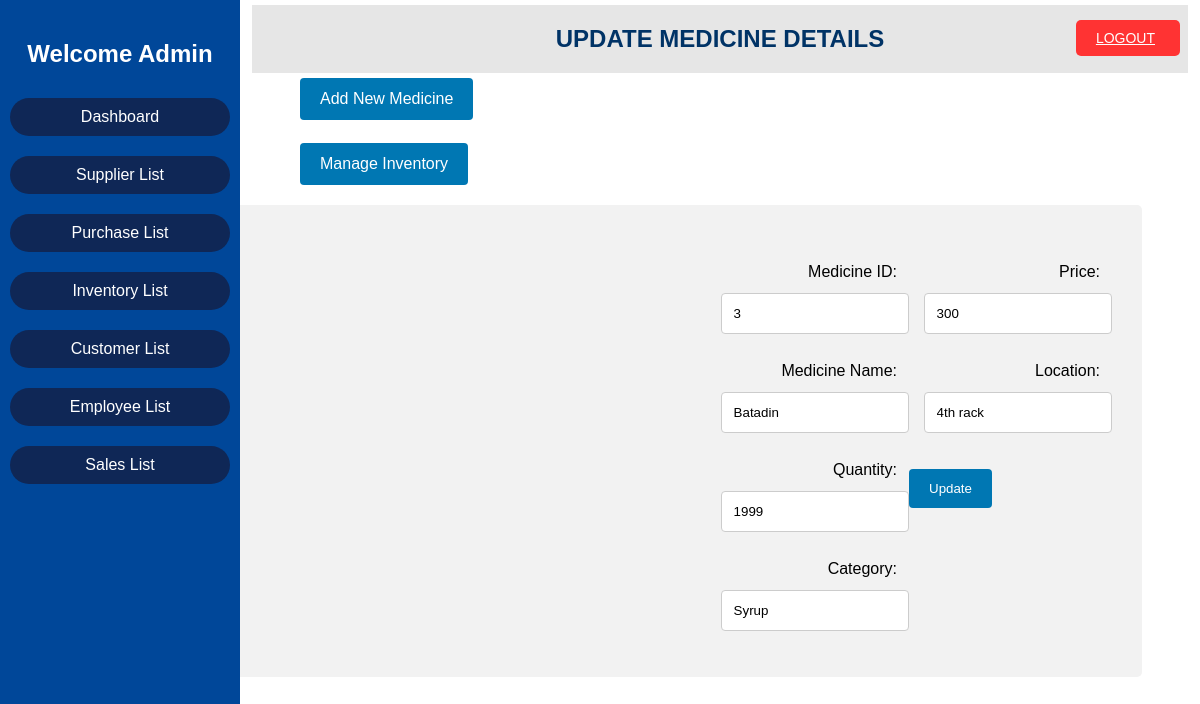
Page /inventory-update.php?id=3 on the committed database.
### tables this page shows
CREATE TABLE `meds` (
  `MED_ID` int(6) NOT NULL,
  `MED_NAME` varchar(50) NOT NULL,
  `MED_QTY` int(11) NOT NULL,
  `CATEGORY` varchar(50) NOT NULL,
  `MED_PRICE` int(10) NOT NULL,
  `LOCATION_RACK` varchar(50) NOT NULL
);

### inventory-update.php (the view, shortened to what this page needs)
<?php
	include "config.php";
	if(isset($_GET['id']))
	{
		$id=$_GET['id'];
		$qry1="SELECT * FROM meds WHERE med_id='$id'";
		$result = $conn->query($qry1);
		$row = $result -> fetch_row();
	}
?>
<!DOCTYPE html>
<html>
<head>
    <link rel="stylesheet" type="text/css" href="adminpanel.css">
    <link rel="stylesheet" type="text/css" href="table1.css">
	<link rel="stylesheet" type="text/css" href="form4.css">
</head>
<body>
<header>
    <a href="logout.php" class="logout-button">
       <span class="logout-icon">LOGOUT</span>
    </a>
    </header>
    <div class="sidebar">
        <h2>Welcome Admin</h2>
        <ul>
            <li><a href="adminpanel.php">Dashboard</a></li>
            <li><a href="supplier-view.php">Supplier List</a></li>
            <li><a href="purchase-view.php">Purchase List</a></li>
            <li><a href="inventory-view.php">Inventory List</a></li>
            <li><a href="customer-view.php">Customer List</a></li>
            <li><a href="employee-view.php">Employee List</a></li>
            <li><a href="sales-view.php">Sales List</a></li>
        </ul>
    </div>
    <center>
	<div class="head">
	<h2> UPDATE MEDICINE DETAILS</h2>
	</div>
	</center>
    <div class="inventory-add">
        <a href="inventory-add.php"><button>Add New Medicine</button></a><Br><br>
	    <a href="inventory-view.php"><button>Manage Inventory</button></a>
    </div>
	<div class="one">
		<div class="row">
			<form action="<?=$_SERVER['PHP_SELF']?>" method="post">
				<div class="column">
				<p>
					<label for="medid">Medicine ID:</label><br>
					<input type="number" name="medid" value="<?php echo $row[0]; ?>" readonly>
				</p>
				<p>
					<label for="medname">Medicine Name:</label><br>
					<input type="text" name="medname" value="<?php echo $row[1]; ?>">
				</p>
				<p>
					<label for="qty">Quantity:</label><br>
					<input type="number" name="qty" value="<?php echo $row[2]; ?>">
				</p>
				<p>
					<label for="cat">Category:</label><br>
					<input type="text" name="cat" value="<?php echo $row[3]; ?>">
				</p>
				</div>
				<div class="column">
				<p>
					<label for="sp">Price: </label><br>
					<input type="number" step="0.01" name="sp" value="<?php echo $row[4]; ?>">
				</p>
				<p>
					<label for="loc">Location:</label><br>
					<input type="text" name="loc" value="<?php echo $row[5]; ?>">
				</p>
				</div>
				<input type="submit" name="update" value="Update">
				</form>
		</div>
	</div>
</body>
</html>

### adminpanel.css (style rules this page uses)
body { background-color: rgb(255, 255, 255); background: url("img/pharm1.png") no-repeat center center; margin: 0; padding: 0; font-family: Arial, sans-serif; }
.sidebar { height: 100%; width: 20%; position: fixed; top: 0; left: 0; background-color: #004799; color: rgb(255, 255, 255); padding-top: 20px; }
.sidebar h2 { text-align: center; }
.sidebar ul { list-style-type: none; padding: 0; }
.sidebar ul li { padding: 10px; text-align: center; }
.sidebar ul li a { border: 0px solid; background-color: #0f2756; color: rgb(255, 255, 255); text-decoration: none; display: block; padding: 10px; border-radius: 25px; border-collapse: separate; }
div.head { width:78%; font-family:Arial; background-color:#e6e6e6; color:#003366; float:right; margin-top:5px; margin-right:12px; margin-left:500px; top: 0; right: 0; overflow:hidden; }
div.inventory-add button { margin-left: 300px; background-color: #0077b3; color: white; padding: 12px 20px; border: none; border-radius: 4px; cursor: pointer; display:inline-block; margin-top:5px; font-size: 16px; }
div.head { width: 78%; font-family: Arial; background-color: #e6e6e6; color: #003366; float: right; margin-top: 5px; margin-right: 12px; margin-left: 500px; top: 0; right: 0; overflow: hidden; }
div.head { width: 78%; font-family: Arial; background-color: #e6e6e6; color: #003366; float: right; margin-top: 5px; margin-right: 12px; margin-left: 500px; top: 10px; right: 0; overflow: hidden; }
.row { display: flex; justify-content: flex-end; flex-wrap: wrap; }
.column { flex-basis: calc(33.33% - 100px); text-align: right; }
.logout-button { position: absolute; top: 20px; right: 20px; background-color: #ff3333; color: #fff; border: none; padding: 10px 20px; border-radius: 5px; cursor: pointer; font-size: 14px; display: flex; align-items: center; }
.logout-button .logout-icon { margin-right: 5px; }

### form4.css (style rules this page uses)
.one { border-radius: 5px; box-sizing: border-box; background-color: #f2f2f2; padding:30px; padding-left: 60px; width:1175px; float:right; margin-right:58px; margin-top:20px; margin-bottom:50px; font-family:Arial; }
.column { float: left; width: 50%; }
.row:after { content: ""; display: table; clear: both; }
input[type=text],input[type=number],input[type=date],select { width: 80%; padding: 12px; border: 1px solid #ccc; border-radius: 4px; }
label { padding: 12px 12px 12px 0; display: inline-block; }
input[type=submit] { background-color: #0077b3; color: white; padding: 12px 20px; border: none; border-radius: 4px; cursor: pointer; display:inline-block; margin-top:20px; }

### rows in the picture
meds: medid "3", medname "Batadin", qty "1999", cat "Syrup", sp "300", loc "4th rack"
